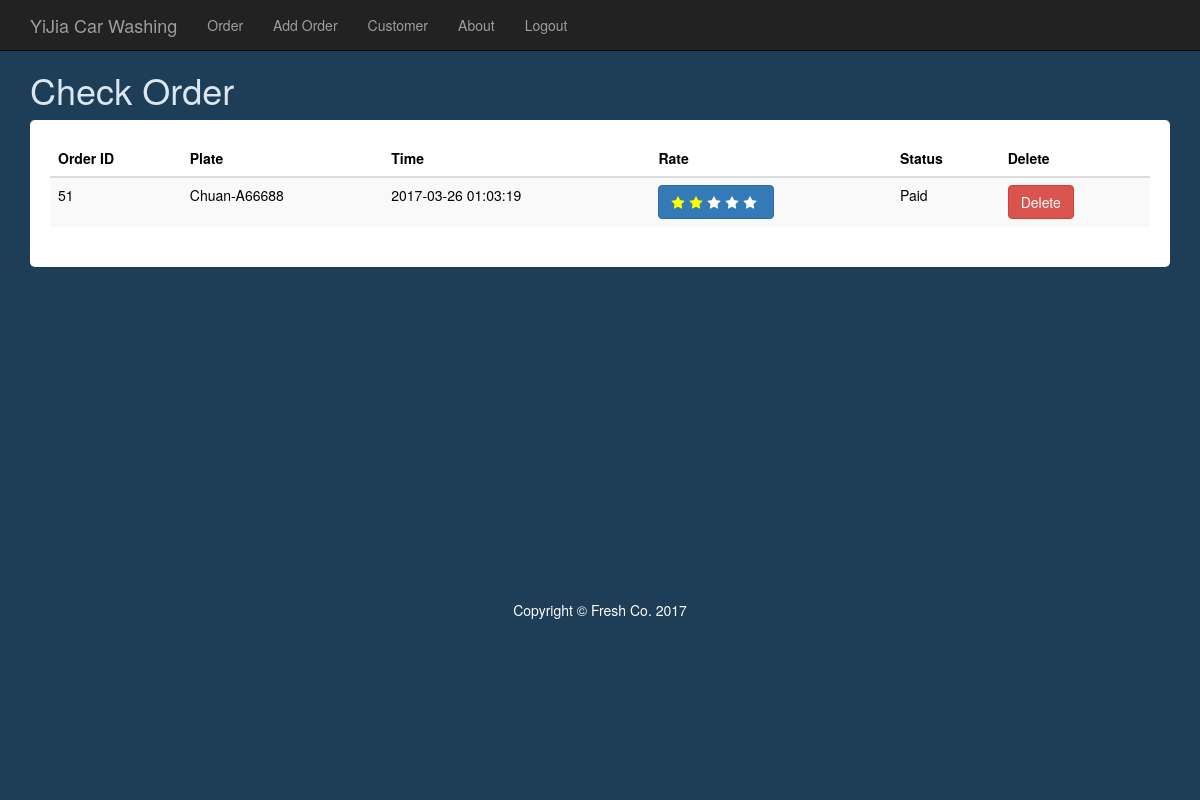
Before: /index.php?page=order (signed in) with the older database file.
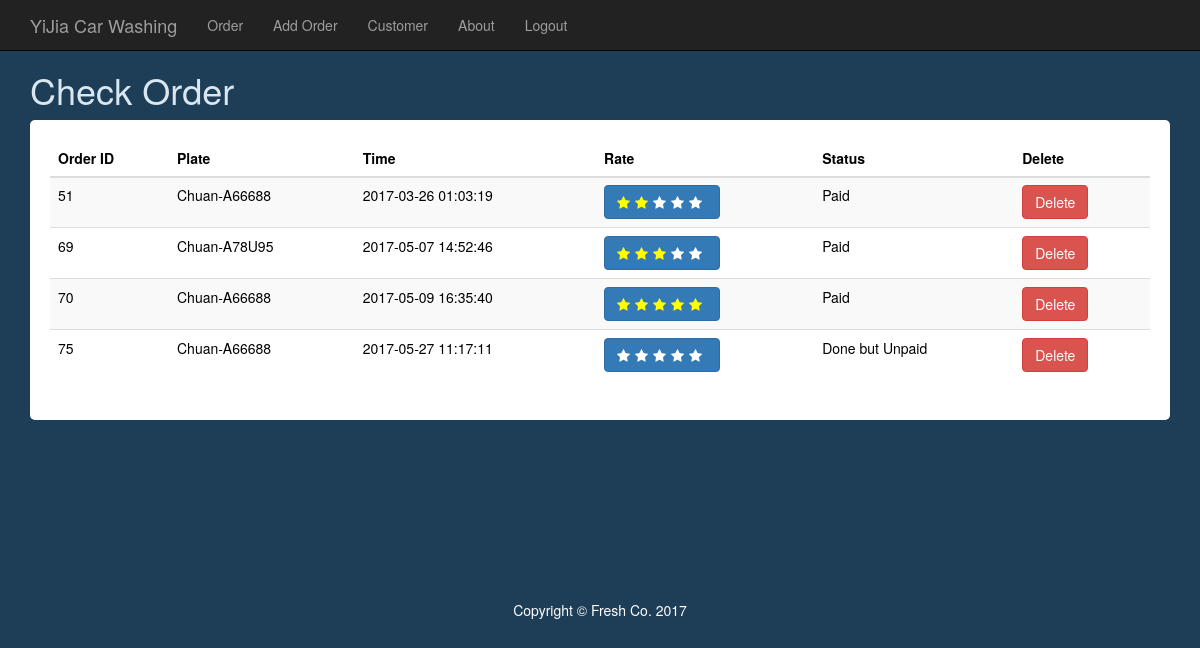
After: the same page with the newer database file.
### tables this page shows
CREATE TABLE IF NOT EXISTS `orders` (
  `id` int(10) unsigned NOT NULL,
  `cus_id` int(10) unsigned DEFAULT NULL,
  `Date` date DEFAULT NULL,
  `Time` time DEFAULT NULL,
  `status` int(11) DEFAULT NULL,
  `rate` int(11) NOT NULL
);

CREATE TABLE IF NOT EXISTS `car` (
  `id` int(11) NOT NULL,
  `plate` varchar(50) DEFAULT NULL,
  `brand` varchar(100) DEFAULT NULL,
  `color` varchar(100) DEFAULT NULL,
  `cus_id` int(10) unsigned DEFAULT NULL
);

### inc/db.php (called while the page is built, shortened)
<?php
 class Mysql{
	function __construct(){
		$this->conn=$this->getConn();
	}
	function getConn(){
        $conn =  mysql_connect('localhost','root','') or die("Cannot connect to server".mysql_error());
        return $conn;
    }
	function fetch($result){
        $row = mysql_fetch_array($result);
        return $row;
    }
	function query($sql){
        $res = mysql_query($sql,$this->conn) or die(mysql_error());
		return $res;
	}
}
$mysql = new Mysql();
?>

### app/order.php (the view, shortened to what this page needs)
<div class="container">
    <div class="addorder">
		<h1>Check Order</h1>
    </div>
			<div class="col-sm-12 ordertable">
				<table class="table table table-striped">
					<thead>
						<tr>
				       	 	<th>Order ID</th>
							<th>Plate</th>
							<th>Time</th>
							<th>Rate</th>
							<th>Status</th>
							<th>Delete</th>
					</thead>
				<?php
					$sql_orders = "SELECT o.id,c.plate,CONCAT(Date,' ',Time) AS time,o.status,o.rate FROM orders AS o INNER JOIN order_service AS os ON o.id=os.order_id INNER JOIN car AS c ON c.id=os.car_id WHERE o.cus_id='".$_SESSION['customer_id']."'";
					$result_orders = $mysql->query($sql_orders);
                    if(mysql_num_rows($result_orders)>0){
                        while ($row_orders = $mysql->fetch($result_orders)){
                    ?>
                        <tr>
                         <td><?php echo $row_orders['id']; ?></td>
                         <td><?php echo $row_orders['plate']; ?></td>
                         <td><?php echo $row_orders['time']; ?></td>
                         <td>
                            <button type="button" class="btn btn-primary" id='stars<?php echo $row_orders['id']; ?>'>
                        <?php
                            for($i=0;$i<5;$i++){
                                $star = $row_orders['rate']>$i?'style="color:yellow"':'' ;
                                echo "<i class='fa fa-star stars' $star onclick='changeRate($i,".$row_orders['id'].")' onmouseover='rateStar($i,".$row_orders['id'].")' onmouseout='hideStar($i,".$row_orders['id'].",".$row_orders['rate'].")'></i>";
                            }
                        ?>
                            </button>
                        </td>
                         <td>
                        <?php
                            switch($row_orders['status']){
                                case 3: echo 'Done but Unpaid';break;
                                case 4: echo 'Paid';break;
                            }
                        ?>
                         </td>
                         <td>
                            <a href ="javascript:if(confirm('Are You Sure to Delete?'))location='index.php?page=order&id=<?php echo $row_orders['id']?>'" class="btn btn-danger">Delete </a>
                         </td>
                        </tr>
                        <?php
                            }
                        }else{
                            echo "<tr><td class='alert-warning'sS colspan=6>No Records</td></tr>";
                        }
                        ?>
				</table>
			</div>
    	</div>

### inc/header.php (shortened to what this page needs)
<!DOCTYPE html>
<html lang="en">
	<head>
		<link href="static/css/bootstrap.min.css" rel="stylesheet">
		<link href="static/font-awesome/css/font-awesome.min.css" rel="stylesheet" type="text/css">
		<link href="static/css/frontend.css" rel="stylesheet">
	</head>
	 <body>
        <div class="mainbody"></div>

### inc/nav.php (shortened to what this page needs)
   <nav class="navbar navbar-inverse navbar-fixed-top" role="navigation">
       <div class="container">
           <div class="navbar-header">
               <a class="navbar-brand" href="index.php">YiJia Car Washing</a>
           </div>
           <div class="collapse navbar-collapse" id="bs-example-navbar-collapse-1">
               <ul class="nav navbar-nav">
                   <li>
                       <a href="index.php?page=order">Order</a>
                   </li>
                   <li>
                       <a href="index.php?page=addorder">Add Order</a>
                   </li>
                   <li>
                       <a href="index.php?page=customer">Customer</a>
                   </li>
                   <li>
                       <a href="index.php?page=services">About</a>
                   </li>
			<?php
			    if ($_SESSION['customer_id'] != 0 ){
			?>
                   <li>
                       <a href="index.php?logout">Logout</a>
                   </li>
               <?php
			    }else{
                       echo "<li><a href='login.php'>Log in</a></li>";
                   }
			?>
               </ul>
           </div>
       </div>
   </nav>
<div class="footwrap">

### index.php (shortened to what this page needs)
<?php
	 require "inc/db.php";
	 if(isset($_GET['page'])){
		$page = $_GET['page'];
	 }else{
		$page = 'home';
	 }
	 include "inc/header.php";
	 include "inc/nav.php";
	 if($page=='home'){
		include "app/home.php";
	}else if($page=='services'){
		include "app/services.php";
	}else if($page=='order'){
		include "app/order.php";
	}else if($page=='addorder'){
		include "app/addorder.php";
	}else if($page=='addorder'){
		include "app/addorder.php";
	}else if($page=='customer'){
		include "app/customer.php";
	}
	include "inc/footer.php";
?>

### inc/footer.php (shortened to what this page needs)
    </div>
    <footer>
            <div class="col-xs-12 text-center" style="color:#fff">
                <p>Copyright &copy; Fresh Co. 2017</p>
            </div>
    </footer>
  </body>
</html>

### static/css/frontend.css (style rules this page uses)
div { color:black; }
.footwrap { min-height: 600px; padding-top: 50px; }
.addorder { color:#dae6f0; }
.stars { padding-right: 5px; }
.ordertable { padding:20px; background:#fff; border-radius:5px; }
.mainbody { background: #1E3E57; width: 100%; height: 100%; position: fixed; z-index:-1; }

Changed rows visible on the page:
added orders: id "69", car.plate "Chuan-A78U95", time "2017-05-07 14:52:46", rate 3 (drawn), shows "Paid"
added orders: id "70", car.plate "Chuan-A66688", time "2017-05-09 16:35:40", rate 5 (drawn), shows "Paid"
added orders: id "75", car.plate "Chuan-A66688", time "2017-05-27 11:17:11", rate 0 (drawn), shows "Done but Unpaid"
